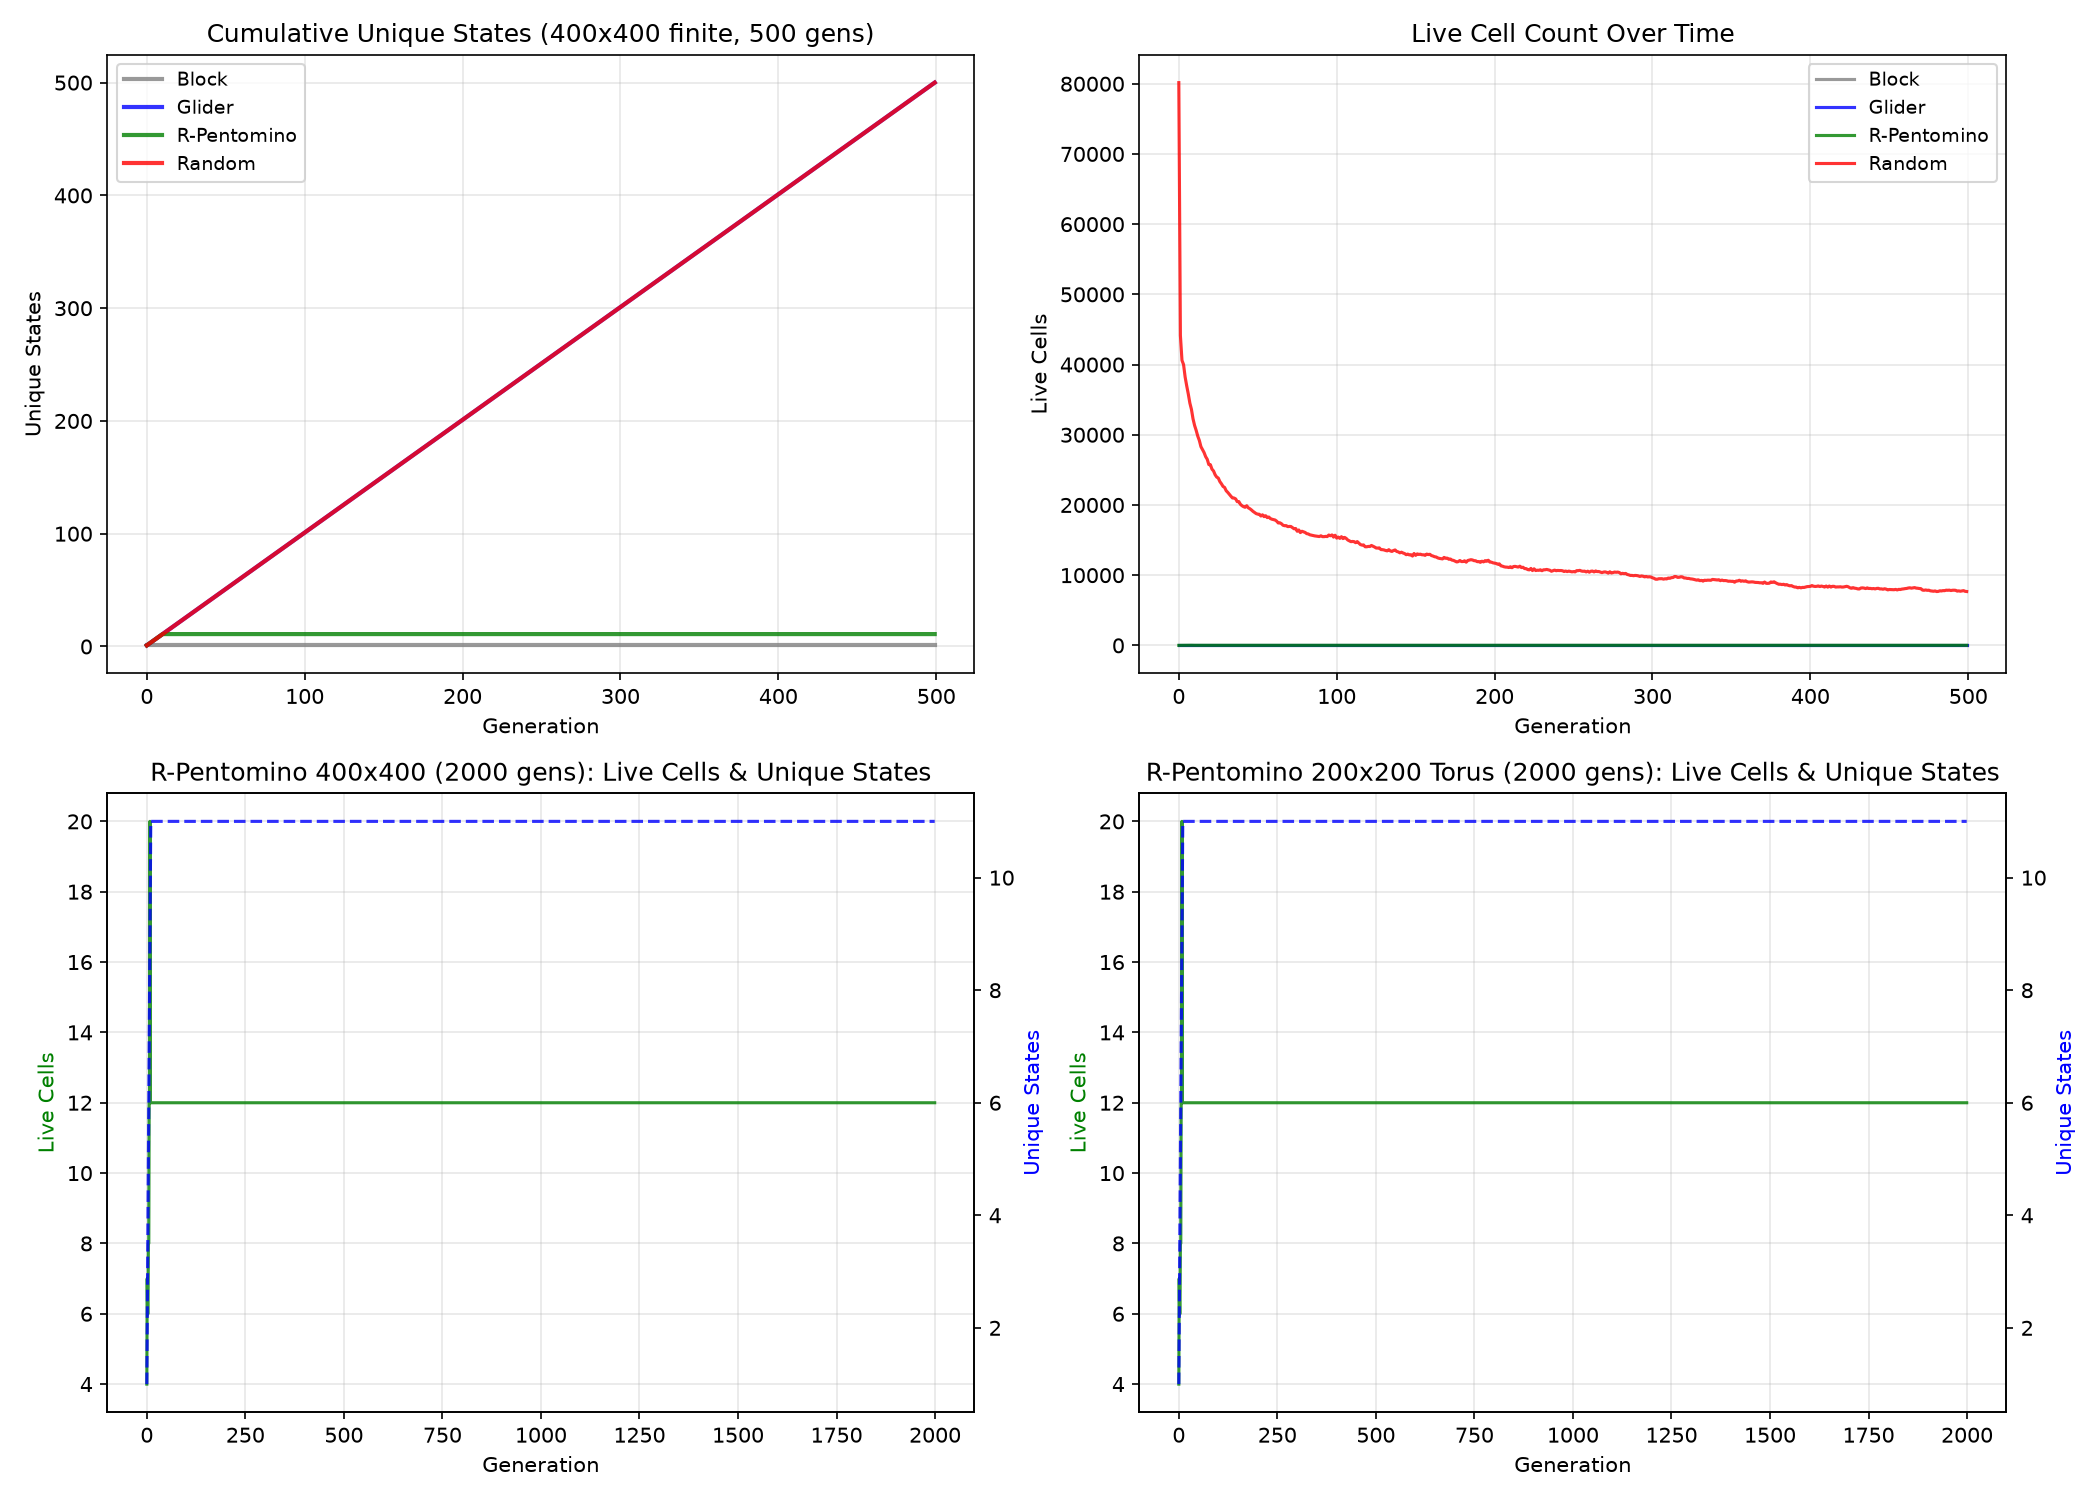

This figure's Python source:
"""
v9: Deep diagnostic for R-Pentomino.
1. Track R-Pentomino live cell count over time to see when it stabilizes
2. Try on toroidal grid (wrap-around) vs finite
3. Use much smaller block_size=2 for coarse-graining
4. Run 2000 generations on a 400x400 grid
"""
import numpy as np
import matplotlib
matplotlib.use('Agg')
import matplotlib.pyplot as plt
from scipy.ndimage import convolve

def gol_step_finite(grid):
    kernel = np.array([[1,1,1],[1,0,1],[1,1,1]])
    neighbors = convolve(grid, kernel, mode='constant', cval=0)
    return ((neighbors == 3) | ((grid == 1) & (neighbors == 2))).astype(int)

def gol_step_torus(grid):
    kernel = np.array([[1,1,1],[1,0,1],[1,1,1]])
    neighbors = convolve(grid, kernel, mode='wrap')
    return ((neighbors == 3) | ((grid == 1) & (neighbors == 2))).astype(int)

import hashlib

def run_diagnostic(grid, generations, step_fn, label):
    hashes = []
    live_counts = []
    g = grid.copy()
    for gen in range(generations):
        hashes.append(hashlib.md5(g.tobytes()).hexdigest()[:8])
        live_counts.append(g.sum())
        g = step_fn(g)
    
    seen = set()
    cum_unique = []
    for h in hashes:
        seen.add(h)
        cum_unique.append(len(seen))
    
    total_unique = len(seen)
    deltas = np.diff(cum_unique, prepend=0)
    
    print(f"\n{label}:")
    print(f"  Total unique states: {total_unique}")
    print(f"  Live cell trajectory: {live_counts[:5]}...{live_counts[-5:]}")
    print(f"  Peak live cells: {max(live_counts)} at gen {np.argmax(live_counts)}")
    print(f"  Stabilization gen (last new state): ", end="")
    last_new = 0
    for i in range(1, len(cum_unique)):
        if cum_unique[i] > cum_unique[i-1]:
            last_new = i
    print(f"{last_new}")
    print(f"  Final live cells: {live_counts[-1]}")
    
    return {
        'total_unique': total_unique,
        'live_counts': live_counts,
        'cum_unique': cum_unique,
        'deltas': deltas,
        'last_new_gen': last_new,
    }

S_finite = (400, 400)
S_torus = (200, 200)
G_long = 2000

def rpento_finite():
    g = np.zeros(S_finite, dtype=int)
    g[200,201]=1; g[201,200:202]=1; g[202,201]=1
    return g

def rpento_torus():
    g = np.zeros(S_torus, dtype=int)
    g[100,101]=1; g[101,100:102]=1; g[102,101]=1
    return g

def block_finite():
    g = np.zeros(S_finite, dtype=int); g[199:201, 199:201] = 1; return g

def glider_finite():
    g = np.zeros(S_finite, dtype=int); g[20,21]=1; g[21,22]=1; g[22,20:23]=1; return g

def rand_finite():
    np.random.seed(42); return np.random.choice([0,1], size=S_finite, p=[0.5,0.5])

# Run R-Pentomino on finite 400x400
print("=" * 80)
print("R-Pentomino on 400x400 finite grid, 2000 generations")
r_finite = run_diagnostic(rpento_finite(), G_long, gol_step_finite, "R-Pento Finite 400x400")

# Run R-Pentomino on torus 200x200
print("\n" + "=" * 80)
print("R-Pentomino on 200x200 torus, 2000 generations")
r_torus = run_diagnostic(rpento_torus(), G_long, gol_step_torus, "R-Pento Torus 200x200")

# Run comparison patterns on finite 400x400, 500 gens
G_comp = 500
print("\n" + "=" * 80)
print(f"Comparison on 400x400 finite, {G_comp} generations")
configs = {
    "Block": block_finite(),
    "Glider": glider_finite(),
    "R-Pentomino": rpento_finite(),
    "Random": rand_finite(),
}
comp_results = {}
for name, g in configs.items():
    r = run_diagnostic(g, G_comp, gol_step_finite, name)
    comp_results[name] = r

# Plot
fig, axes = plt.subplots(2, 2, figsize=(14, 10))
names = list(comp_results.keys())
colors = ['gray','blue','green','red']

# Cumulative unique
for i, n in enumerate(names):
    axes[0,0].plot(comp_results[n]['cum_unique'], label=n, color=colors[i], alpha=0.8, linewidth=2)
axes[0,0].set_title("Cumulative Unique States (400x400 finite, 500 gens)")
axes[0,0].set_xlabel("Generation"); axes[0,0].set_ylabel("Unique States")
axes[0,0].legend(fontsize=9); axes[0,0].grid(alpha=0.3)

# Live cell count
for i, n in enumerate(names):
    axes[0,1].plot(comp_results[n]['live_counts'], label=n, color=colors[i], alpha=0.8)
axes[0,1].set_title("Live Cell Count Over Time")
axes[0,1].set_xlabel("Generation"); axes[0,1].set_ylabel("Live Cells")
axes[0,1].legend(fontsize=9); axes[0,1].grid(alpha=0.3)

# R-Pento finite: live count + unique
axes[1,0].plot(r_finite['live_counts'], label='Live Cells', color='green', alpha=0.8)
ax2 = axes[1,0].twinx()
ax2.plot(r_finite['cum_unique'], label='Unique States', color='blue', alpha=0.8, linestyle='--')
axes[1,0].set_title("R-Pentomino 400x400 (2000 gens): Live Cells & Unique States")
axes[1,0].set_xlabel("Generation"); axes[1,0].set_ylabel("Live Cells", color='green')
ax2.set_ylabel("Unique States", color='blue')
axes[1,0].grid(alpha=0.3)

# R-Pento torus: live count + unique
axes[1,1].plot(r_torus['live_counts'], label='Live Cells', color='green', alpha=0.8)
ax3 = axes[1,1].twinx()
ax3.plot(r_torus['cum_unique'], label='Unique States', color='blue', alpha=0.8, linestyle='--')
axes[1,1].set_title("R-Pentomino 200x200 Torus (2000 gens): Live Cells & Unique States")
axes[1,1].set_xlabel("Generation"); axes[1,1].set_ylabel("Live Cells", color='green')
ax3.set_ylabel("Unique States", color='blue')
axes[1,1].grid(alpha=0.3)

plt.tight_layout()
plt.savefig("../../shared_agora/artifacts/gol_temporal_lz_verify_v9.png", dpi=150)
plt.close()
print("\nSaved: gol_temporal_lz_verify_v9.png")
